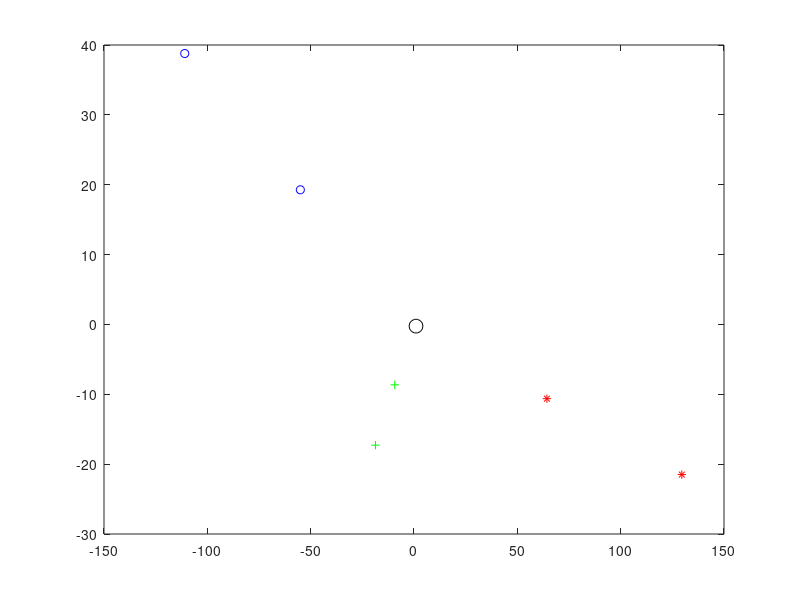

MATLAB code to generate this figure:
% Main idea of Verlet's solution: approx. v_n+1 = (a_n + a_n+1)/2 * dt
% Vectors for each body are stored as matrix's columns (i.e. Body 1's position is
% 1st column of r matrix)

%% Initial setup
% Number of bodies
N = 3;

% Grav. constant [N*m^2 / kg^2]
G = 1;

% Vector of masses, kg
m = [1; 1; 1];

% Initial positions
r = [[-0.97000436; 0.24308753], [0;0], [0.97000436; -0.24308753]];

% Initial velocities
v = [[0.4662036850; 0.4323657300], [-0.93240737; -0.86473146], [0.4662036850; 0.4323657300]];

% Initial accelerations
a = [[0;0], [0;0], [0;0]];
a_old = a;  % will store old a vects (needed to find new vel. vects)


% Plot initial positions

plot(r(1,1), r(2,1), 'k-o', 'MarkerSize', 10)
plot(r(1,2), r(2,2), 'k-o', 'MarkerSize', 10)
plot(r(1,3), r(2,3), 'k-o', 'MarkerSize', 10)
hold on 
% Timesteps desired
T = 10;
dt = 10;


%% Calculating
for t = 0:dt:T
    % Find distances [vect] and absolute lengths [scl] between each body ---- t
    dist_1to2 = r(:,2) - r(:,1);
    length_1to2 = sqrt(dist_1to2' * dist_1to2)
    dist_2to3 = r(:,3) - r(:,2);
    length_2to3 = sqrt(dist_2to3' * dist_2to3)
    dist_3to1 = r(:,1) - r(:,3);
    length_3to1 = sqrt(dist_3to1' * dist_3to1)


    
    
    % Find force on each body [vect] ------ t
    % Force vect = (Magnitude of force) * unit vect. of dist between bodies
    % Unit vect = dist vect / length scalar
    F_1and2 = (G*m(1)*m(2) / length_1to2^3) * dist_1to2;    % Force on 1 from 2
    F_2and3 = (G*m(2)*m(3) / length_2to3^3) * dist_2to3;    % Force on 2 from 3
    F_3and1 = (G*m(3)*m(1) / length_3to1^3) * dist_3to1;    % Force on 3 from 1

    % Store current accel. vects ("old accel")
    a_old = a;

    % Find new acceleration of each body [vect] ----- t
    % Example: finding accel of body 1
    % a1 = sum F's on 1 / m1. Sum F's on 1 is: (Force on 1 from 2 + -Force
    % on 3 from 1)
    a(:,1) = (F_1and2 - F_3and1)/m(1);
    a(:,2) = (F_2and3 - F_1and2)/m(2);
    a(:,3) = (F_3and1 - F_2and3)/m(3);

    % Find r_t+1 using r_t, v_(t), and a_t
    % Basic kinematics: x = x0 + v0*t + 1/2*a*t^2
    % r_t+1 = r_t + v_t*dt + 0.5*a_t*dt^2
    r = r + v*dt + 0.5*a*(dt^2)

    % Find v_t+1 = (a_t-1 + a_t)/2 * dt
    % Basic kinematics: v_t+1 ~= v_t + a_avg * dt
    v = v + (a + a_old)/2 * dt;

    plot(r(1,1), r(2,1), 'r-*')
    plot(r(1,2), r(2,2), 'g-+')
    plot(r(1,3), r(2,3), 'b-o')

end